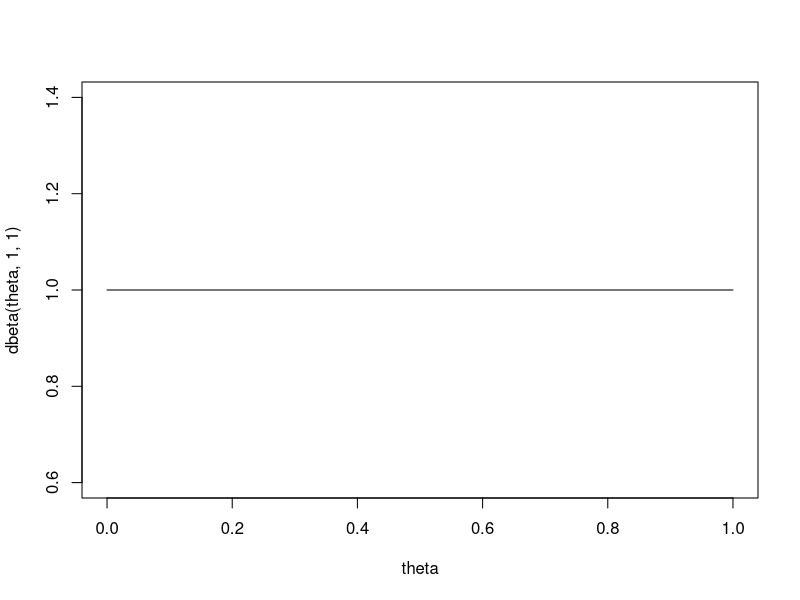
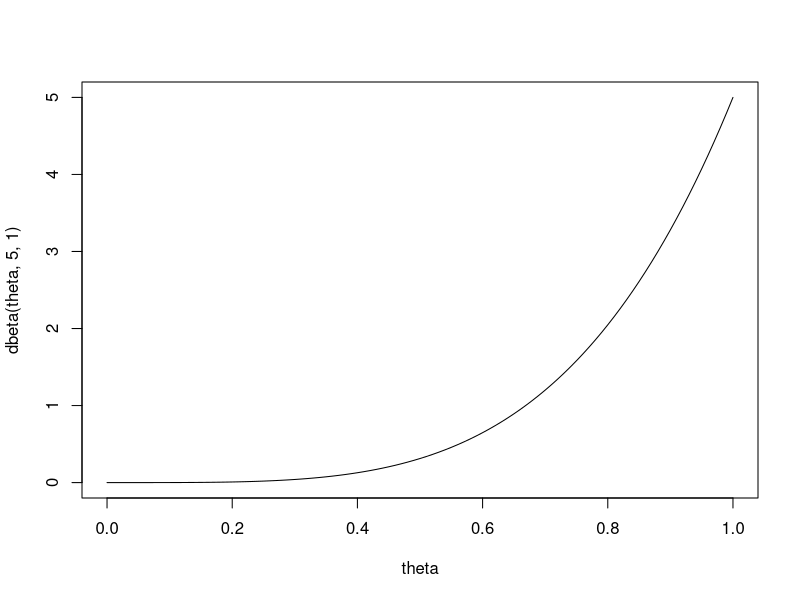
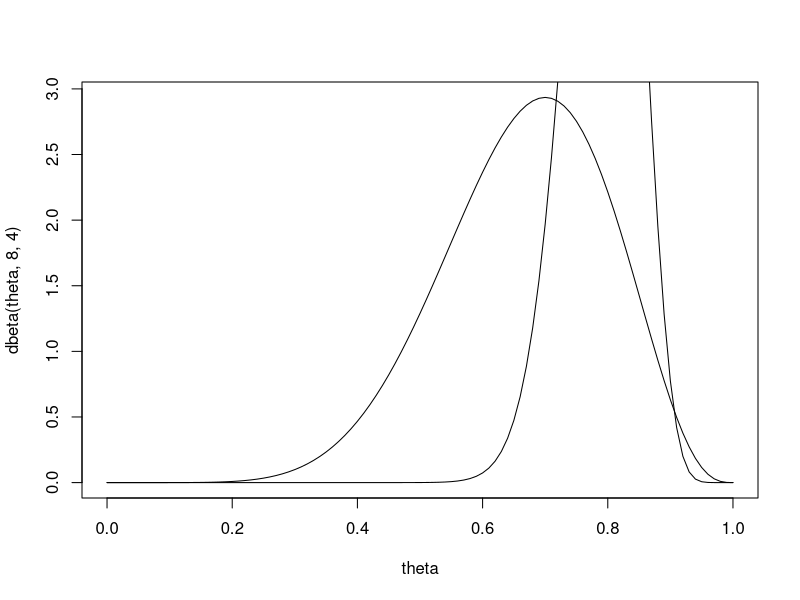
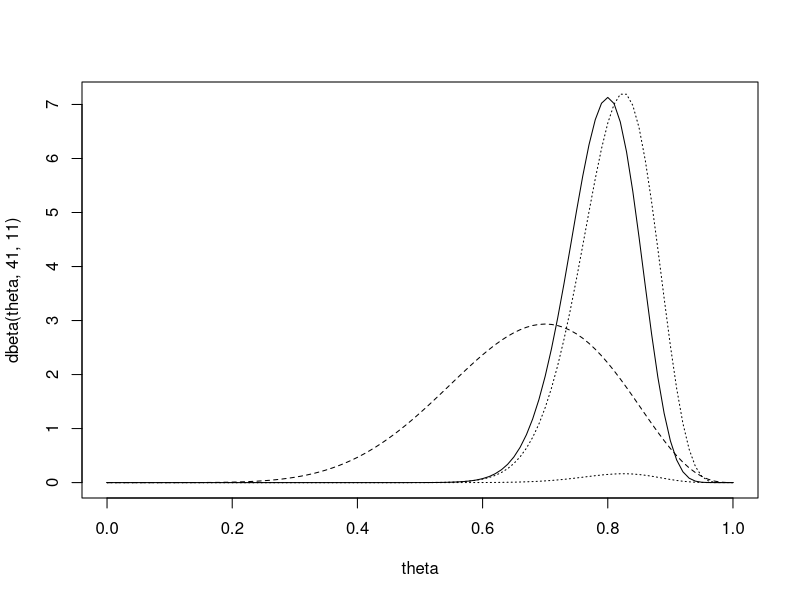
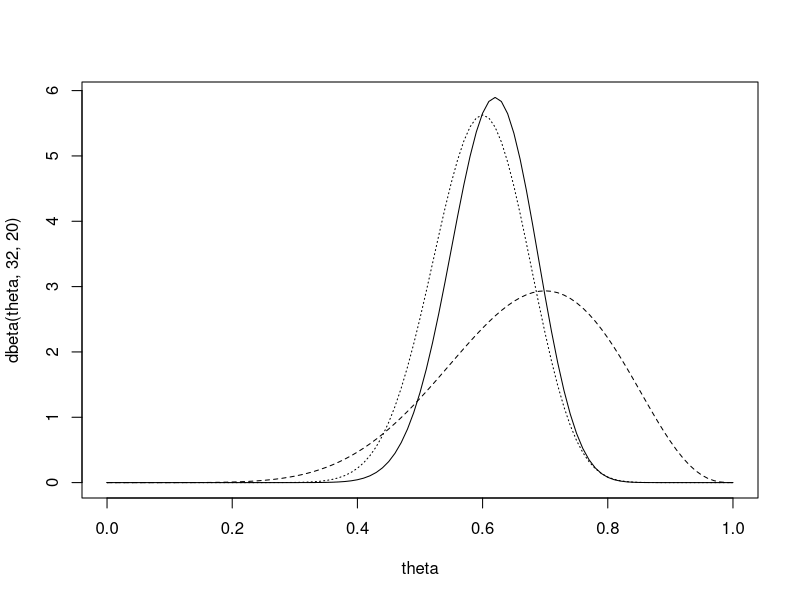
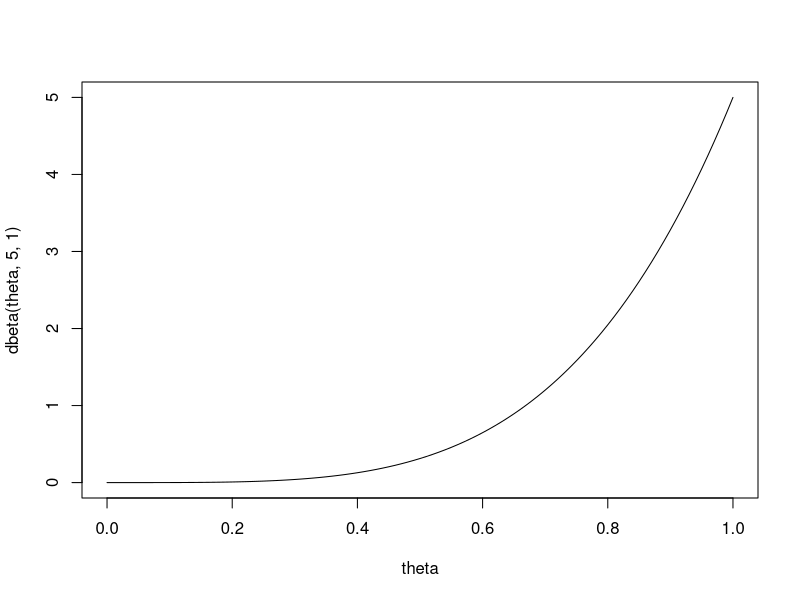
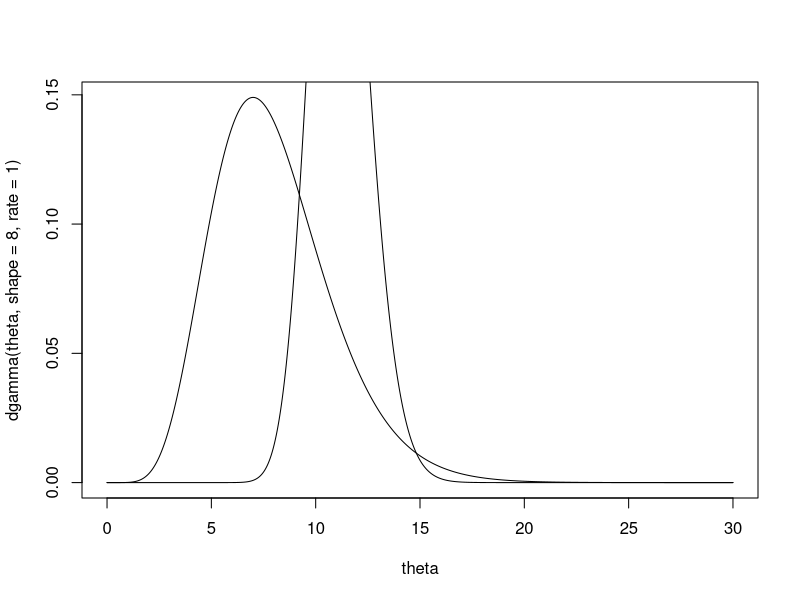
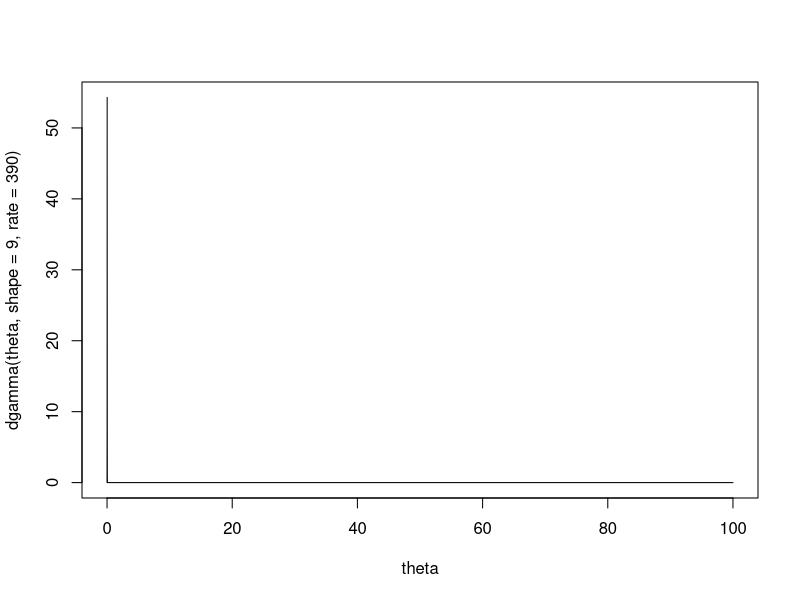

The R source for these figures, in order:
# Suppose we are giving two students a multiple-choice exam with 40 questions,
# where each question has four choices. We don't know how much the students
# have studied for this exam, but we think that they will do better than just
# guessing randomly.
# 1) What are the parameters of interest?
# 2) What is our likelihood?
# 3) What prior should we use?
# 4) What is the prior probability P(theta>.25)? P(theta>.5)? P(theta>.8)?
# 5) Suppose the first student gets 33 questions right. What is the posterior
#    distribution for theta1? P(theta1>.25)? P(theta1>.5)? P(theta1>.8)?
#    What is a 95% posterior credible interval for theta1?
# 6) Suppose the second student gets 24 questions right. What is the posterior
#    distribution for theta2? P(theta2>.25)? P(theta2>.5)? P(theta2>.8)?
#    What is a 95% posterior credible interval for theta2?
# 7) What is the posterior probability that theta1>theta2, i.e., that the 
#    first student has a better chance of getting a question right than
#    the second student?

############
# Solutions:

# 1) Parameters of interest are theta1=true probability the first student
#    will answer a question correctly, and theta2=true probability the second
#    student will answer a question correctly.

# 2) Likelihood is Binomial(40, theta), if we assume that each question is 
#    independent and that the probability a student gets each question right 
#    is the same for all questions for that student.
?dbinom
# 3) The conjugate prior is a beta prior. Plot the density with dbeta.
theta=seq(from=0,to=1,by=.01)
# ?dbeta
plot(theta,dbeta(theta,1,1),type="l")
plot(theta,dbeta(theta,5,1),type="l")
plot(theta,dbeta(theta,8,4),type="l")

# 4) Find probabilities using the pbeta function.
1-pbeta(.25,5,1)
1-pbeta(.5,5,1)
1-pbeta(.8,5,1)

1-pbeta(.25,1,1)
1-pbeta(.5,1,1)
1-pbeta(.8,1,1)

# 5) Posterior is Beta(8+33,4+40-33) = Beta(41,11)
41/(41+11)  # posterior mean
33/40       # MLE

lines(theta,dbeta(theta,41,11))

# plot posterior first to get the right scale on the y-axis
plot(theta,dbeta(theta,41,11),type="l")
lines(theta,dbeta(theta,8,4),lty=2)
# plot likelihood
lines(theta,dbinom(33,size=40,p=theta),lty=3)
# plot scaled likelihood
lines(theta,44*dbinom(33,size=40,p=theta),lty=3)

# posterior probabilities
1-pbeta(.25,41,11)
1-pbeta(.5,41,11)
1-pbeta(.8,41,11)

# equal-tailed 95% credible interval
qbeta(.025,41,11)
qbeta(.975,41,11)

# 6) Posterior is Beta(8+24,4+40-24) = Beta(32,20)
32/(32+20)  # posterior mean
24/40       # MLE

plot(theta,dbeta(theta,32,20),type="l")
lines(theta,dbeta(theta,8,4),lty=2)
lines(theta,44*dbinom(24,size=40,p=theta),lty=3)

1-pbeta(.25,32,20)
1-pbeta(.5,32,20)
1-pbeta(.8,32,20)

qbeta(.025,32,20)
qbeta(.975,32,20)

# 7) Estimate by simulation: draw 1,000 samples from each and see how often 
#    we observe theta1>theta2

theta1=rbeta(1000,41,11)
theta2=rbeta(1000,32,20)
mean(theta1>theta2)


# Note for other distributions:
# dgamma,pgamma,qgamma,rgamma
# dnorm,pnorm,qnorm,rnorm

theta=seq(from=0,to=1,by=.01)
plot(theta,dbeta(theta,5,1),type="l")
mean(dbeta(theta,5,1))
pbeta(.5,1,5)

qbeta(.025,8,16)
qbeta(.975,8, 16)

pbeta(0.35, 20, 7)

theta=seq(from=0,to=30,by=.01)
# ?dgamma
plot(theta,dgamma(theta,shape = 8, rate=1),type="l")
lines(theta,dgamma(theta,shape = 67, rate=6))
67/6
qgamma(.05, 67,6)
?pgamma

4/13
5/14

# exponential distribution
sqrt(1/16 * (4/5)^2)
4/5
5/4
(1+5)/(20+12+15+8+13.5+25)
(20+12+15+8+13.5+25)
pgamma(0.1, 6, 93.5)

theta=seq(from=0,to=100,by=.01)
# ?dgamma
plot(theta,dgamma(theta,shape = 9, rate=390),type="l")
3+16+8+114+60+4+23+30+105
16+8+114+60+4+23+30+105

qgamma(0.025, 8, 420)
qgamma(0.975, 9, 390)

# normal distribution
mean(c(94.6, 95.4, 96.2, 94.9, 95.9))
qnorm(0.975, 96.17, sqrt(0.042))

pnorm(q=100, mean=96.17, sd=sqrt(0.042))

z <- rgamma(n=1000, shape=3, rate=200)
x <- 1/z
mean(x)

x_vec= c()
for (x in 1:1000) {
  z <- rgamma(n=1000, shape=3, rate=200)
  x <- 1/z
  x_vec = c(x_vec, mean(x))
}
mean(x_vec)
mu <- rnorm(1000, mean=500, sd=sqrt(x_vec))
mean(mu)

z <- rgamma(1000, shape=16.5, rate=6022.9)
sig2 <- 1/z
mu <- rnorm(1000, mean=609.3, sd=sqrt(sig2/27.1))
quantile(x=mu, probs=c(0.025, 0.975))

# muA와 muB의 simulation 사전 수행 필요 

# sum( muA > muB ) / 1000

mean(c(94.6, 95.4, 96.2, 94.9, 95.9))

?dbeta
theta=seq(from=0,to=1,by=.001)
plot(theta,dbeta(theta,shape1 = .5, shape2=.5),type="l")